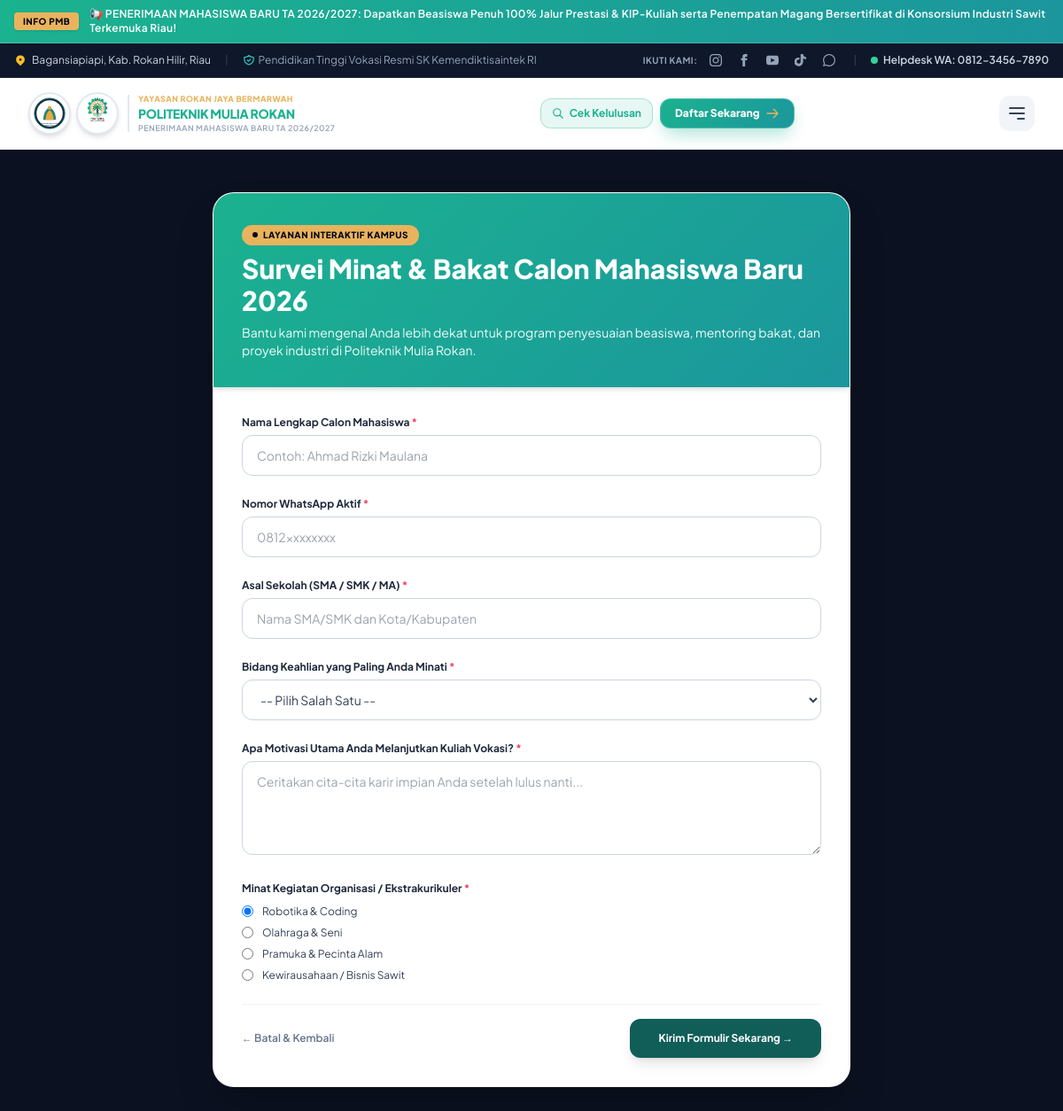
Screenshot of /form.php?slug=survei-minat-bakat with the database file from the repository.
### tables this page shows
CREATE TABLE `site_settings` (
  `id` int(11) NOT NULL PRIMARY KEY DEFAULT 1,
  `nama_kampus` varchar(150) NOT NULL DEFAULT 'POLITEKNIK MULIA ROKAN',
  `sub_nama` varchar(255) NOT NULL DEFAULT 'Kampus Vokasi Industri Kelapa Sawit, Rekayasa Manufaktur & Teknologi Digital',
  `tagline` varchar(255) NOT NULL DEFAULT 'Penerimaan Mahasiswa Baru TA 2026/2027',
  `logo_url` varchar(255) NOT NULL DEFAULT 'assets/images/logo-resmi.jpg',
  `logo_yayasan_url` varchar(255) NOT NULL DEFAULT 'assets/images/logo-yayasan.svg',
  `color_primary` varchar(20) NOT NULL DEFAULT '#0f766e',
  `color_primary_dark` varchar(20) NOT NULL DEFAULT '#115e59',
  `color_accent` varchar(20) NOT NULL DEFAULT '#f59e0b',
  `color_accent_dark` varchar(20) NOT NULL DEFAULT '#d97706',
  `running_text` text DEFAULT NULL,
  `hero_badge` varchar(150) DEFAULT '✨ Penerimaan Mahasiswa Baru TA 2026/2027 Resmi Dibuka',
  `hero_title` varchar(255) DEFAULT 'Wujudkan Karir Gemilang Bersama Politeknik Mulia Rokan',
  `hero_subtitle` text DEFAULT NULL,
  `hero_cta_text` varchar(100) DEFAULT 'Daftar PMB Sekarang',
  `hero_cta_link` varchar(200) DEFAULT 'daftar.php',
  `sambutan_direktur_nama` varchar(150) DEFAULT 'Ir. H. Syamsul Bahri, M.T.',
  `sambutan_direktur_jabatan` varchar(150) DEFAULT 'Direktur Politeknik Mulia Rokan',
  `sambutan_direktur_teks` text DEFAULT NULL,
  `sambutan_direktur_foto` varchar(255) DEFAULT 'assets/images/direktur.jpg',
  `visi_teks` text DEFAULT NULL,
  `misi_teks` text DEFAULT NULL,
  `alamat` text DEFAULT NULL,
  `email` varchar(100) DEFAULT 'pmb@politeknikmuliarokan.ac.id',
  `telepon` varchar(50) DEFAULT '(0767) 21998',
  `whatsapp_helpdesk` varchar(50) DEFAULT '0812-3456-7890',
  `jam_operasional` varchar(150) DEFAULT 'Senin - Jumat: 08.00 - 16.00 WIB | Sabtu: 08.00 - 13.00 WIB',
  `google_maps_iframe` text DEFAULT NULL,
  `updated_at` timestamp NOT NULL DEFAULT CURRENT_TIMESTAMP ON UPDATE CURRENT_TIMESTAMP
);

CREATE TABLE `social_media` (
  `id` int(11) NOT NULL AUTO_INCREMENT,
  `platform` varchar(50) NOT NULL,
  `nama_label` varchar(100) NOT NULL,
  `url` varchar(255) NOT NULL,
  `icon` varchar(50) NOT NULL,
  `is_active` tinyint(1) NOT NULL DEFAULT 1,
  `urutan` int(11) NOT NULL DEFAULT 1,
  PRIMARY KEY (`id`)
);

CREATE TABLE `dynamic_forms` (
  `id` int(11) NOT NULL AUTO_INCREMENT,
  `judul_form` varchar(200) NOT NULL,
  `slug` varchar(200) NOT NULL UNIQUE,
  `deskripsi` text DEFAULT NULL,
  `pesan_sukses` text DEFAULT NULL,
  `is_active` tinyint(1) NOT NULL DEFAULT 1,
  `created_at` timestamp NOT NULL DEFAULT CURRENT_TIMESTAMP,
  PRIMARY KEY (`id`)
);

CREATE TABLE `dynamic_form_fields` (
  `id` int(11) NOT NULL AUTO_INCREMENT,
  `form_id` int(11) NOT NULL,
  `field_name` varchar(100) NOT NULL,
  `label` varchar(200) NOT NULL,
  `tipe` enum('text','number','email','phone','date','textarea','select','radio','checkbox','file') NOT NULL DEFAULT 'text',
  `pilihan` text DEFAULT NULL,
  `placeholder` varchar(200) DEFAULT NULL,
  `is_required` tinyint(1) NOT NULL DEFAULT 1,
  `urutan` int(11) NOT NULL DEFAULT 1,
  PRIMARY KEY (`id`),
  KEY `fk_field_form` (`form_id`),
  CONSTRAINT `fk_field_form` FOREIGN KEY (`form_id`) REFERENCES `dynamic_forms` (`id`) ON DELETE CASCADE
);

### form.php (the view, shortened to what the rows shown need)
<?php
require_once __DIR__ . '/config/database.php';
$site = getSiteSettings($pdo);
$slug = trim($_GET['slug'] ?? '');
$stmt_form = $pdo->prepare("SELECT * FROM dynamic_forms WHERE slug = ? AND is_active = 1");
$stmt_form->execute([$slug]);
$form = $stmt_form->fetch();
$stmt_fields = $pdo->prepare("SELECT * FROM dynamic_form_fields WHERE form_id = ? ORDER BY urutan ASC");
$stmt_fields->execute([$form['id']]);
$fields = $stmt_fields->fetchAll();
$success_msg = '';
require_once __DIR__ . '/includes/header.php';
require_once __DIR__ . '/includes/navbar.php';
?>
<div class="theme-bg-canvas min-h-screen py-12">
  <div class="max-w-3xl mx-auto px-4 sm:px-6">
    <div class="bg-white rounded-3xl shadow-2xl border border-white/50 overflow-hidden">
      <div class="p-8 text-white relative shadow-md" style="background: linear-gradient(135deg, #1bb28f 0%, #1b969d 100%);">
        <span class="inline-flex items-center gap-1.5 px-3 py-1 bg-[#e9b35d] text-slate-950 font-black text-[10px] uppercase tracking-wider rounded-full mb-2 shadow-xs">
          <span class="w-1.5 h-1.5 rounded-full bg-slate-950"></span>
          <span>Layanan Interaktif Kampus</span>
        </span>
        <h1 class="text-2xl sm:text-3xl font-black leading-tight drop-shadow-xs"><?= htmlspecialchars($form['judul_form']); ?></h1>
        <?php if (!empty($form['deskripsi'])): ?>
          <p class="text-xs sm:text-sm text-teal-50 mt-2 leading-relaxed">
            <?= nl2br(htmlspecialchars($form['deskripsi'])); ?>
          </p>
        <?php endif; ?>
      </div>
      <div class="p-8">
        <?php if (!empty($success_msg)): ?>
          <div class="p-6 rounded-2xl bg-emerald-50 border border-emerald-200 text-center space-y-4">
            <div class="w-16 h-16 rounded-full bg-emerald-100 text-emerald-700 mx-auto flex items-center justify-center text-3xl font-bold">
              ✓
            </div>
            <h3 class="text-lg font-black text-emerald-900">Formulir Berhasil Dikirim!</h3>
            <p class="text-xs sm:text-sm text-emerald-800 leading-relaxed max-w-md mx-auto">
              <?= nl2br(htmlspecialchars($success_msg)); ?>
            </p>
            <div class="pt-2">
              <a href="index.php" class="inline-block px-6 py-2.5 bg-teal-800 text-white font-bold text-xs rounded-xl shadow hover:bg-teal-900 transition">
                &larr; Kembali ke Beranda
              </a>
            </div>
          </div>
        <?php else: ?>
          <form action="form.php?slug=<?= urlencode($slug); ?>" method="POST" enctype="multipart/form-data" class="space-y-6">
            <?php foreach ($fields as $field):
              $fname = htmlspecialchars($field['field_name']);
              $flabel = htmlspecialchars($field['label']);
              $freq = $field['is_required'] ? true : false;
              $ftype = $field['tipe'];
              $fplaceholder = htmlspecialchars($field['placeholder'] ?? '');
              $opts = !empty($field['pilihan']) ? array_map('trim', explode(',', $field['pilihan'])) : [];
            ?>
              <div class="space-y-1.5">
                <label class="block text-xs font-bold text-slate-800">
                  <?= $flabel; ?>
                  <?php if ($freq): ?>
                    <span class="text-rose-500">*</span>
                  <?php else: ?>
                    <span class="text-slate-400 font-normal">(Opsional)</span>
                  <?php endif; ?>
                </label>
                <?php if ($ftype === 'text'): ?>
                  <input type="text" name="<?= $fname; ?>" placeholder="<?= $fplaceholder; ?>" <?= $freq ? 'required' : ''; ?> class="w-full px-4 py-3 text-sm border border-slate-300 rounded-xl focus:ring-2 focus:ring-teal-600 focus:border-teal-600 outline-none transition">
                <?php elseif ($ftype === 'number'): ?>
                  <input type="number" name="<?= $fname; ?>" placeholder="<?= $fplaceholder; ?>" <?= $freq ? 'required' : ''; ?> class="w-full px-4 py-3 text-sm border border-slate-300 rounded-xl focus:ring-2 focus:ring-teal-600 focus:border-teal-600 outline-none transition">
                <?php elseif ($ftype === 'email'): ?>
                  <input type="email" name="<?= $fname; ?>" placeholder="<?= $fplaceholder ?: 'contoh@email.com'; ?>" <?= $freq ? 'required' : ''; ?> class="w-full px-4 py-3 text-sm border border-slate-300 rounded-xl focus:ring-2 focus:ring-teal-600 focus:border-teal-600 outline-none transition">
                <?php elseif ($ftype === 'phone'): ?>
                  <input type="tel" name="<?= $fname; ?>" placeholder="<?= $fplaceholder ?: '0812xxxxxxxx'; ?>" <?= $freq ? 'required' : ''; ?> class="w-full px-4 py-3 text-sm border border-slate-300 rounded-xl focus:ring-2 focus:ring-teal-600 focus:border-teal-600 outline-none transition">
                <?php elseif ($ftype === 'date'): ?>
                  <input type="date" name="<?= $fname; ?>" <?= $freq ? 'required' : ''; ?> class="w-full px-4 py-3 text-sm border border-slate-300 rounded-xl focus:ring-2 focus:ring-teal-600 focus:border-teal-600 outline-none transition">
                <?php elseif ($ftype === 'textarea'): ?>
                  <textarea name="<?= $fname; ?>" rows="4" placeholder="<?= $fplaceholder; ?>" <?= $freq ? 'required' : ''; ?> class="w-full px-4 py-3 text-sm border border-slate-300 rounded-xl focus:ring-2 focus:ring-teal-600 focus:border-teal-600 outline-none transition"></textarea>
                <?php elseif ($ftype === 'select'): ?>
                  <select name="<?= $fname; ?>" <?= $freq ? 'required' : ''; ?> class="w-full px-4 py-3 text-sm border border-slate-300 rounded-xl focus:ring-2 focus:ring-teal-600 focus:border-teal-600 outline-none transition bg-white">
                    <option value="">-- Pilih Salah Satu --</option>
                  </select>
                <?php elseif ($ftype === 'radio'): ?>
                  <div class="space-y-2 pt-1">
                    <?php foreach ($opts as $o_idx => $opt): ?>
                      <label class="flex items-center gap-2.5 text-xs text-slate-700 cursor-pointer">
                        <input type="radio" name="<?= $fname; ?>" value="<?= htmlspecialchars($opt); ?>" <?= ($o_idx === 0 && $freq) ? 'checked' : ''; ?> class="text-teal-700 focus:ring-teal-600">
                        <span><?= htmlspecialchars($opt); ?></span>
                      </label>
                    <?php endforeach; ?>
                  </div>
                <?php endif; ?>
              </div>
            <?php endforeach; ?>
          </form>
        <?php endif; ?>
      </div>
    </div>
  </div>
</div>
<?php require_once __DIR__ . '/includes/footer.php'; ?>

### includes/header.php (shortened to what the rows shown need)
<?php
require_once __DIR__ . '/../config/database.php';
$site = getSiteSettings($pdo);
$socials = getSocialMedia($pdo);
$running_text = !empty($site['running_text']) ? $site['running_text'] : '';
?>
<!DOCTYPE html>
<html lang="id" class="scroll-smooth">
<head>
  <script src="https://cdn.tailwindcss.com"></script>
  <link rel="stylesheet" href="assets/css/style.css">
</head>
<body class="bg-white text-slate-700 antialiased flex flex-col min-h-screen">
  <?php if (!empty($running_text)): ?>
  <div class="text-white text-xs py-2 px-4 overflow-hidden border-b border-white/20 shadow-sm" style="background: linear-gradient(90deg, #1bb28f 0%, #1b969d 100%);">
    <div class="max-w-7xl mx-auto flex items-center gap-3">
      <span class="inline-flex items-center px-2.5 py-0.5 rounded text-[10px] font-black bg-[#e9b35d] text-slate-950 uppercase tracking-wider shrink-0 shadow">
        INFO PMB
      </span>
      <marquee behavior="scroll" direction="left" class="text-xs font-semibold text-white tracking-wide" scrollamount="6">
        <?= htmlspecialchars($running_text); ?>
      </marquee>
    </div>
  </div>
  <?php endif; ?>
  <div class="bg-slate-900 text-slate-300 text-xs py-2 px-4 border-b border-slate-800">
    <div class="max-w-7xl mx-auto flex flex-col sm:flex-row justify-between items-center gap-2">
      <div class="flex items-center gap-4">
        <div class="flex items-center gap-2.5">
          <?php foreach ($socials as $soc):
            $soc_icon = strtolower($soc['platform']);
            $soc_label = htmlspecialchars($soc['nama_label']);
            $soc_url = htmlspecialchars($soc['url']);
          ?>
            <a href="<?= $soc_url; ?>" target="_blank" title="<?= $soc_label; ?>" class="text-slate-400 hover:text-amber-400 transition-colors p-1 rounded hover:bg-slate-800">
              <?php if (strpos($soc_icon, 'instagram') !== false): ?>
                <svg class="w-3.5 h-3.5" fill="currentColor" viewBox="0 0 24 24"><path d="M12 2.163c3.204 0 3.584.012 4.85.07 3.252.148 4.771 1.691 4.919 4.919.058 1.265.069 1.645.069 4.849 0 3.205-.012 3.584-.069 4.849-.149 3.225-1.664 4.771-4.919 4.919-1.266.058-1.644.07-4.85.07-3.204 0-3.584-.012-4.849-.07-3.26-.149-4.771-1.699-4.919-4.92-.058-1.265-.07-1.644-.07-4.849 0-3.204.013-3.583.07-4.849.149-3.227 1.664-4.771 4.919-4.919 1.266-.057 1.645-.069 4.849-.069zm0-2.163c-3.259 0-3.667.014-4.947.072-4.358.2-6.78 2.618-6.98 6.98-.059 1.281-.073 1.689-.073 4.948 0 3.259.014 3.668.072 4.948.2 4.358 2.618 6.78 6.98 6.98 1.281.058 1.689.072 4.948.072 3.259 0 3.668-.014 4.948-.072 4.354-.2 6.782-2.618 6.979-6.98.059-1.28.073-1.689.073-4.948 0-3.259-.014-3.667-.072-4.947-.196-4.354-2.617-6.78-6.979-6.98-1.281-.059-1.69-.073-4.949-.073zm0 5.838c-3.403 0-6.162 2.759-6.162 6.162s2.759 6.163 6.162 6.163 6.162-2.759 6.162-6.163c0-3.403-2.759-6.162-6.162-6.162zm0 10.162c-2.209 0-4-1.79-4-4 0-2.209 1.791-4 4-4s4 1.791 4 4c0 2.21-1.791 4-4 4zm6.406-11.845c-.796 0-1.441.645-1.441 1.44s.645 1.44 1.441 1.44c.795 0 1.439-.645 1.439-1.44s-.644-1.44-1.439-1.44z"/></svg>
              <?php elseif (strpos($soc_icon, 'facebook') !== false): ?>
                <svg class="w-3.5 h-3.5" fill="currentColor" viewBox="0 0 24 24"><path d="M9 8h-3v4h3v12h5v-12h3.642l.358-4h-4v-1.667c0-.955.192-1.333 1.115-1.333h2.885v-5h-3.808c-3.596 0-5.192 1.583-5.192 4.615v3.385z"/></svg>
              <?php endif; ?>
            </a>
          <?php endforeach; ?>
        </div>
        <a href="https://wa.me/<?= preg_replace('/[^0-9]/', '', $site['whatsapp_helpdesk'] ?? '6281234567890'); ?>" target="_blank" class="hover:text-amber-400 flex items-center gap-1.5 text-slate-300 font-semibold transition-colors">
          <span class="w-2 h-2 rounded-full bg-emerald-400 animate-ping"></span>
          <span>Helpdesk WA: <?= htmlspecialchars($site['whatsapp_helpdesk'] ?? '0812-3456-7890'); ?></span>
        </a>
      </div>
    </div>
  </div>

### includes/navbar.php (shortened to what the rows shown need)
<?php
$site = getSiteSettings($pdo);
$logo_img = !empty($site['logo_url']) ? $site['logo_url'] : 'assets/images/logo-politeknik.png';
$logo_yayasan_img = !empty($site['logo_yayasan_url']) ? $site['logo_yayasan_url'] : 'assets/images/logo-yayasan.png';
$kampus_name = !empty($site['nama_kampus']) ? $site['nama_kampus'] : 'POLITEKNIK MULIA ROKAN';
?>
<nav class="sticky top-0 z-50 bg-white/95 backdrop-blur-md border-b border-slate-200/90 shadow-sm transition-all duration-300">
  <div class="max-w-7xl mx-auto px-4 sm:px-6 lg:px-8">
    <div class="flex justify-between items-center h-20 gap-4">
      <a href="index.php" class="flex items-center gap-2.5 shrink-0 group">
        <div class="flex items-center gap-1.5 shrink-0">
          <div class="w-11 h-11 sm:w-12 sm:h-12 rounded-full bg-white p-1 shadow-md border-2 border-slate-200 group-hover:border-[#e9b35d] flex items-center justify-center overflow-hidden transition-all duration-300">
            <img src="<?= htmlspecialchars($logo_yayasan_img); ?>" alt="Yayasan Rokan Jaya Bermarwah" class="w-full h-full object-contain" title="Yayasan Rokan Jaya Bermarwah">
          </div>
          <div class="w-11 h-11 sm:w-12 sm:h-12 rounded-full bg-white p-1 shadow-md border-2 border-slate-200 group-hover:border-[#1bb28f] flex items-center justify-center overflow-hidden transition-all duration-300">
            <img src="<?= htmlspecialchars($logo_img); ?>" alt="Politeknik Mulia Rokan" class="w-full h-full object-contain" title="Politeknik Mulia Rokan">
          </div>
        </div>
        <div class="border-l-2 border-slate-200 pl-2.5">
          <span class="block text-[9px] font-black text-[#e9b35d] uppercase tracking-wider leading-none">
            YAYASAN ROKAN JAYA BERMARWAH
          </span>
          <span class="block text-xs sm:text-sm font-black text-[#1bb28f] tracking-tight leading-tight uppercase group-hover:text-[#e9b35d] transition-colors mt-0.5">
            <?= htmlspecialchars($kampus_name); ?>
          </span>
          <span class="block text-[9px] font-semibold text-slate-400 uppercase tracking-wider leading-none mt-0.5">
            <?= htmlspecialchars($site['tagline'] ?? 'Portal PMB TA 2026/2027'); ?>
          </span>
        </div>
      </a>
    </div>
  </div>
</nav>

### rows the page displays
site_settings: running_text "📢 PENERIMAAN MAHASISWA BARU TA 2026/2027: Dapatkan Beasiswa Penuh 100% Jalur Prestasi & KIP-Kuliah serta Penempatan Magang Bersertifikat di Konsorsium Industri Sawit Terkemuka Riau!", whatsapp_helpdesk "0812-3456-7890", logo_yayasan_url (picture), logo_url (picture), nama_kampus "POLITEKNIK MULIA ROKAN", tagline "PENERIMAAN MAHASISWA BARU TA 2026/2027"
social_media: platform "instagram" (drawn)
social_media: platform "facebook" (drawn)
social_media: platform "youtube" (drawn)
social_media: platform "tiktok" (drawn)
social_media: platform "whatsapp" (drawn)
dynamic_forms: judul_form "Survei Minat & Bakat Calon Mahasiswa Baru 2026", deskripsi "Bantu kami mengenal Anda lebih dekat untuk program penyesuaian beasiswa, mentoring bakat, dan proyek industri di Politeknik Mulia Rokan."
dynamic_form_fields: label "Nama Lengkap Calon Mahasiswa", nama_lengkap "Contoh: Ahmad Rizki Maulana"
dynamic_form_fields: label "Nomor WhatsApp Aktif", placeholder "0812xxxxxxxx"
dynamic_form_fields: label "Asal Sekolah (SMA / SMK / MA)", asal_sekolah "Nama SMA/SMK dan Kota/Kabupaten"
dynamic_form_fields: label "Bidang Keahlian yang Paling Anda Minati"
dynamic_form_fields: label "Apa Motivasi Utama Anda Melanjutkan Kuliah Vokasi?", field_name+placeholder+is_required "Ceritakan cita-cita karir impian Anda setelah lulus nanti..."
dynamic_form_fields: label "Minat Kegiatan Organisasi / Ekstrakurikuler", is_required "☑ Robotika & Coding", pilihan "Robotika & Coding", pilihan "Olahraga & Seni", pilihan "Pramuka & Pecinta Alam", pilihan "Kewirausahaan / Bisnis Sawit"
